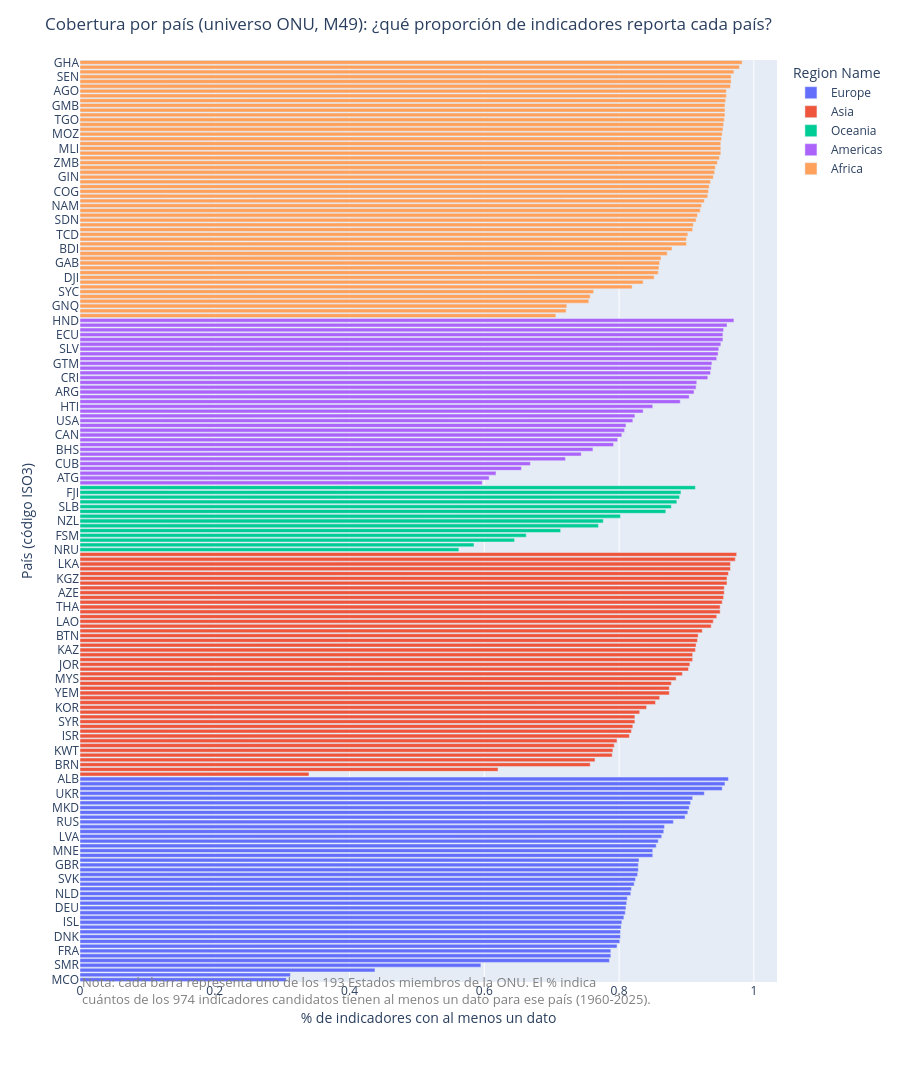

The cell this chart's notebook holds for it:
### Code cell
df_pais_plot_onu = disponibilidad_pais_onu.reset_index().rename(columns={"index": "Country Code"})
df_pais_plot_onu = df_pais_plot_onu.sort_values("pct_indicadores_con_dato")

fig_cobertura_pais_onu = px.bar(
    df_pais_plot_onu,
    x="pct_indicadores_con_dato",
    y="Country Code",
    color="Region Name",
    orientation="h",
    hover_data=["n_indicadores_con_dato", "primer_anio", "ultimo_anio", "Sub-region Name"],
    labels={"pct_indicadores_con_dato": "% de indicadores con al menos un dato"},
)

fig_cobertura_pais_onu.update_layout(
    title="Cobertura por país (universo ONU, M49): ¿qué proporción de indicadores reporta cada país?",
    xaxis_title="% de indicadores con al menos un dato",
    yaxis_title="País (código ISO3)",
    height=3200,
    margin=dict(b=110),
)

fig_cobertura_pais_onu.add_annotation(
    text=(
        "Nota: cada barra representa uno de los 193 Estados miembros de la ONU. El % indica<br>"
        "cuántos de los 974 indicadores candidatos tienen al menos un dato para ese país (1960-2025)."
    ),
    xref="paper", yref="paper",
    x=0, y=-0.03,
    showarrow=False,
    font=dict(size=13, color="gray"),
    align="left",
)

figuras_reporte.append(("cobertura_por_pais_onu", fig_cobertura_pais_onu))
fig_cobertura_pais_onu.show()

### Figure 1 — Plotly figure (JSON) as saved in the notebook; plotly's stock layout.template omitted (floating-point values rounded to 4 significant figures; data arrays with more than 128 entries replaced by an {"elided": "..."} marker saying what was removed)
{"data": [{"customdata": {"elided": "43x4 mixed values"}, "hovertemplate": "Region Name=Europe<br>% de indicadores con al menos un dato=%{x}<br>Country Code=%{y}<br>n_indicadores_con_dato=%{customdata[0]}<br>primer_anio=%{customdata[1]}<br>ultimo_anio=%{customdata[2]}<br>Sub-region Name=%{customdata[3]}<extra></extra>", "legendgroup": "Europe", "marker": {"color": "#636efa", "pattern": {"shape": ""}}, "name": "Europe", "orientation": "h", "showlegend": true, "textposition": "auto", "type": "bar", "x": [0.3061, 0.3122, 0.4378, 0.5949, 0.7857, 0.7878, 0.7878, 0.7969, 0.801, 0.802, 0.802, 0.8031, 0.8041, 0.8071, 0.8092, 0.8102, 0.8112, 0.8122, 0.8173, 0.8184, 0.8224, 0.8245, 0.8276, 0.8286, 0.8286, 0.8296, 0.85, 0.85, 0.8551, 0.8582, 0.8633, 0.8663, 0.8673, 0.8806, 0.898, 0.902, 0.9041, 0.9061, 0.9092, 0.9265, 0.9531, 0.9571, 0.9622], "xaxis": "x", "y": ["MCO", "LIE", "AND", "SMR", "LUX", "AUT", "FRA", "FIN", "SWE", "DNK", "BEL", "SVN", "ISL", "NOR", "ITA", "DEU", "CHE", "IRL", "NLD", "ESP", "MLT", "SVK", "CZE", "GRC", "GBR", "EST", "HUN", "MNE", "POL", "LTU", "LVA", "HRV", "PRT", "RUS", "BGR", "ROU", "MKD", "BIH", "BLR", "UKR", "SRB", "MDA", "ALB"], "yaxis": "y"}, {"customdata": {"elided": "47x4 mixed values"}, "hovertemplate": "Region Name=Asia<br>% de indicadores con al menos un dato=%{x}<br>Country Code=%{y}<br>n_indicadores_con_dato=%{customdata[0]}<br>primer_anio=%{customdata[1]}<br>ultimo_anio=%{customdata[2]}<br>Sub-region Name=%{customdata[3]}<extra></extra>", "legendgroup": "Asia", "marker": {"color": "#EF553B", "pattern": {"shape": ""}}, "name": "Asia", "orientation": "h", "showlegend": true, "textposition": "auto", "type": "bar", "x": [0.3398, 0.6204, 0.7571, 0.7643, 0.7898, 0.7908, 0.7929, 0.7969, 0.8153, 0.8184, 0.8204, 0.8235, 0.8235, 0.8306, 0.8408, 0.8541, 0.8602, 0.8745, 0.8745, 0.8776, 0.8847, 0.8939, 0.9031, 0.9051, 0.9092, 0.9092, 0.9133, 0.9143, 0.9163, 0.9173, 0.9235, 0.9367, 0.9398, 0.9449, 0.95, 0.95, 0.9531, 0.9551, 0.9561, 0.9561, 0.9602, 0.9602, 0.9622, 0.9653, 0.9653, 0.9724, 0.9745], "xaxis": "x", "y": ["PRK", "TKM", "BRN", "JPN", "QAT", "KWT", "BHR", "OMN", "ISR", "SGP", "CYP", "SYR", "ARE", "SAU", "KOR", "CHN", "MMR", "YEM", "LBN", "IRN", "MYS", "AFG", "VNM", "JOR", "TLS", "TUR", "KAZ", "UZB", "MDV", "BTN", "IRQ", "KHM", "LAO", "PAK", "TJK", "THA", "GEO", "NPL", "AZE", "PHL", "ARM", "KGZ", "IND", "MNG", "LKA", "IDN", "BGD"], "yaxis": "y"}, {"customdata": [[551, 1960, 2025, "Micronesia"], [573, 1960, 2025, "Polynesia"], [632, 1960, 2025, "Micronesia"], [649, 1960, 2025, "Micronesia"], [699, 1960, 2025, "Micronesia"], [754, 1960, 2025, "Micronesia"], [761, 1960, 2025, "Australia and New Zealand"], [786, 1960, 2025, "Australia and New Zealand"], [852, 1960, 2025, "Polynesia"], [860, 1960, 2025, "Melanesia"], [868, 1960, 2025, "Polynesia"], [872, 1960, 2025, "Melanesia"], [874, 1960, 2025, "Melanesia"], [895, 1960, 2025, "Melanesia"]], "hovertemplate": "Region Name=Oceania<br>% de indicadores con al menos un dato=%{x}<br>Country Code=%{y}<br>n_indicadores_con_dato=%{customdata[0]}<br>primer_anio=%{customdata[1]}<br>ultimo_anio=%{customdata[2]}<br>Sub-region Name=%{customdata[3]}<extra></extra>", "legendgroup": "Oceania", "marker": {"color": "#00cc96", "pattern": {"shape": ""}}, "name": "Oceania", "orientation": "h", "showlegend": true, "textposition": "auto", "type": "bar", "x": [0.5622, 0.5847, 0.6449, 0.6622, 0.7133, 0.7694, 0.7765, 0.802, 0.8694, 0.8776, 0.8857, 0.8898, 0.8918, 0.9133], "xaxis": "x", "y": ["NRU", "TUV", "PLW", "FSM", "MHL", "KIR", "NZL", "AUS", "TON", "SLB", "WSM", "VUT", "FJI", "PNG"], "yaxis": "y"}, {"customdata": {"elided": "35x4 mixed values"}, "hovertemplate": "Region Name=Americas<br>% de indicadores con al menos un dato=%{x}<br>Country Code=%{y}<br>n_indicadores_con_dato=%{customdata[0]}<br>primer_anio=%{customdata[1]}<br>ultimo_anio=%{customdata[2]}<br>Sub-region Name=%{customdata[3]}<extra></extra>", "legendgroup": "Americas", "marker": {"color": "#ab63fa", "pattern": {"shape": ""}}, "name": "Americas", "orientation": "h", "showlegend": true, "textposition": "auto", "type": "bar", "x": [0.5969, 0.6071, 0.6173, 0.6551, 0.6684, 0.7204, 0.7439, 0.7612, 0.7918, 0.798, 0.8041, 0.8082, 0.8102, 0.8204, 0.8235, 0.8357, 0.85, 0.8908, 0.9041, 0.9112, 0.9143, 0.9153, 0.9316, 0.9357, 0.9367, 0.9378, 0.9449, 0.9469, 0.948, 0.951, 0.9541, 0.9541, 0.9551, 0.9602, 0.9704], "xaxis": "x", "y": ["KNA", "ATG", "DMA", "GRD", "CUB", "VCT", "BRB", "BHS", "LCA", "TTO", "CAN", "VEN", "SUR", "USA", "GUY", "JAM", "HTI", "URY", "CHL", "ARG", "NIC", "PAN", "CRI", "BLZ", "BRA", "GTM", "PER", "DOM", "SLV", "PRY", "MEX", "ECU", "BOL", "COL", "HND"], "yaxis": "y"}, {"customdata": {"elided": "54x4 mixed values"}, "hovertemplate": "Region Name=Africa<br>% de indicadores con al menos un dato=%{x}<br>Country Code=%{y}<br>n_indicadores_con_dato=%{customdata[0]}<br>primer_anio=%{customdata[1]}<br>ultimo_anio=%{customdata[2]}<br>Sub-region Name=%{customdata[3]}<extra></extra>", "legendgroup": "Africa", "marker": {"color": "#FFA15A", "pattern": {"shape": ""}}, "name": "Africa", "orientation": "h", "showlegend": true, "textposition": "auto", "type": "bar", "x": [0.7061, 0.7214, 0.7224, 0.7551, 0.7571, 0.7622, 0.8194, 0.8357, 0.852, 0.8582, 0.8592, 0.8602, 0.8622, 0.8714, 0.8786, 0.9, 0.9, 0.902, 0.9092, 0.9102, 0.9143, 0.9163, 0.9204, 0.9224, 0.9265, 0.9316, 0.9327, 0.9337, 0.9357, 0.9398, 0.9418, 0.9429, 0.9459, 0.949, 0.951, 0.951, 0.951, 0.952, 0.9531, 0.9541, 0.9551, 0.9561, 0.9571, 0.9571, 0.9571, 0.9582, 0.9592, 0.9592, 0.9653, 0.9663, 0.9663, 0.9704, 0.9786, 0.9827], "xaxis": "x", "y": ["ERI", "LBY", "GNQ", "SSD", "SOM", "SYC", "LBR", "STP", "DJI", "DZA", "NGA", "GAB", "CAF", "COM", "BDI", "MUS", "MRT", "TCD", "GNB", "CPV", "SDN", "MAR", "SLE", "NAM", "BWA", "MWI", "COG", "TUN", "BEN", "GIN", "ZAF", "NER", "ZMB", "BFA", "COD", "MLI", "UGA", "LSO", "MOZ", "ZWE", "ETH", "TGO", "SWZ", "EGY", "GMB", "CMR", "MDG", "AGO", "CIV", "TZA", "SEN", "KEN", "RWA", "GHA"], "yaxis": "y"}], "layout": {"annotations": [{"align": "left", "font": {"color": "gray", "size": 13}, "showarrow": false, "text": "Nota: cada barra representa uno de los 193 Estados miembros de la ONU. El % indica<br>cuántos de los 974 indicadores candidatos tienen al menos un dato para ese país (1960-2025).", "x": 0, "xref": "paper", "y": -0.03, "yref": "paper"}], "barmode": "relative", "height": 3200, "legend": {"title": {"text": "Region Name"}, "tracegroupgap": 0}, "margin": {"b": 110, "t": 60}, "title": {"text": "Cobertura por país (universo ONU, M49): ¿qué proporción de indicadores reporta cada país?"}, "xaxis": {"anchor": "y", "domain": [0, 1], "title": {"text": "% de indicadores con al menos un dato"}}, "yaxis": {"anchor": "x", "domain": [0, 1], "title": {"text": "País (código ISO3)"}}}}
